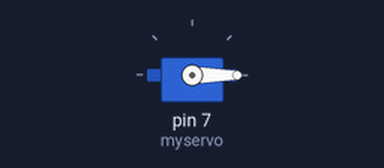
Recording of a sketch running on a simulated Arduino Uno, built with avr-gcc and run on an emulated ATmega328P. Parts: servo. What the sketch prints to the serial monitor is not drawn.

Above: at 0.3 s.
Timing chart, 0 to 1.8 s (numbered marks = the images above):
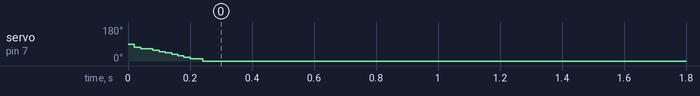

The sketch:

final_salsa_dish.ino
```cpp
//#include <Servo.h>
#include <VarSpeedServo.h>
#include "Adafruit_APDS9960.h"
Adafruit_APDS9960 apds;


VarSpeedServo servo;
//Servo myservo;
const int myservo = 7;
int pos = 0;
//int pos_count;
//int new_pos_count;

void setup() {
    Serial.begin(115200);
//  this is the setup code for the gesture sensor

   if(!apds.begin()){
    Serial.println("failed to initialize device! Please check your wiring.");
  }
  else Serial.println("Device initialized!");

  //gesture mode will be entered once proximity mode senses something close
  apds.enableProximity(true);
  apds.enableGesture(true);

//this is the setup code for the servo motor
  servo.attach(myservo);
  servo.write(0,255,true);

}

void loop() {

  uint8_t gesture = apds.readGesture();
//    if(gesture == APDS9960_DOWN) Serial.println("v");
//    if(gesture == APDS9960_UP) Serial.println("^");
//    if(gesture == APDS9960_LEFT) Serial.println("<");
//    if(gesture == APDS9960_RIGHT) Serial.println(">");

  if(gesture == APDS9960_RIGHT) {

      Serial.println(">");
    for (pos = 0; pos <= 180; pos += 1) { // goes from 0 degrees to 180 degrees
      // in steps of 1 degree

//      int pos_count + 60 = new_pos_count;
      servo.write(60,10,true);              // tell servo to go to position in variable 'pos'
      delay(10); // waits 15ms for the servo to reach the position


      }
  }

   if(gesture == APDS9960_LEFT) {

    Serial.println("<");
    for (pos = 60; pos <= 180; pos += 1) { // goes from 0 degrees to 180 degrees
      // in steps of 1 degree

//      int pos_count - 60 = new_pos_count;
      servo.write(0,10,true);              // tell servo to go to position in variable 'pos'
      delay(10);                       // waits 15ms for the servo to reach the position
      }
  }


//  for (pos = 180; pos >= 0; pos -= 1) { // goes from 180 degrees to 0 degrees
//    myservo.write(0);              // tell servo to go to position in variable 'pos'
//    delay(15);                       // waits 15ms for the servo to reach the position
//  }

}
```
